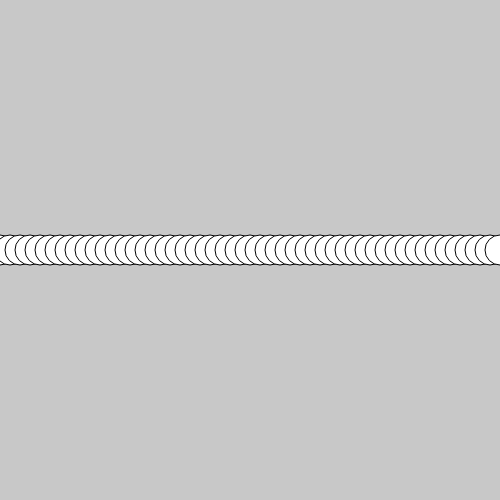
Frame 1 (no input)
Frame 60 (no input): identical to frame 1, image omitted
Frame 120 (the mouse pressed at the canvas centre since frame 60): identical to frame 1, image omitted

The p5.js sketch that drew this single still picture (run headless with seeded random() and noise() and a simulated clock; from frame 60 on, the mouse is pressed at the canvas centre):

// p5.js sketch
// ── sketch.js
var circleX;

function setup() {
  createCanvas(500, 500);

}

function draw() {
  background(200);

  circleX = 0; // initialization
  while(circleX <= width) { // boolean experssion
    ellipse(circleX, height/2, 30, 30);
    circleX = circleX + 10; // incremental operation.
  }


}
